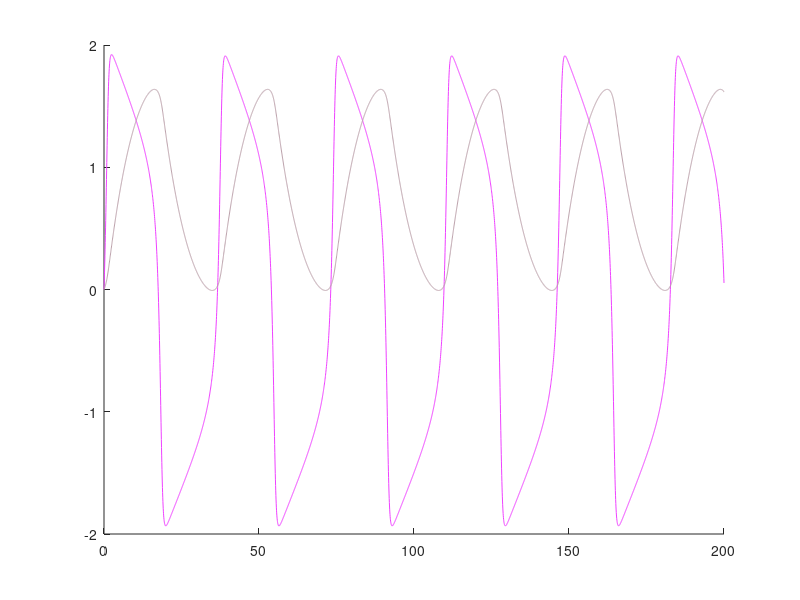

MATLAB code to generate this figure: (Note: this script raises an error after producing the figure.)

% Matlab script automatically generated from a LEMS/SOM description

function fn1()
    %Integrate the fn1 model using matlab odesuite

    X_ = integrate();

    generate_plots(X_)

    dump_output(X_)

end

function X = integrate()

    %parameter list for your convenience
    I = 0.8;
    SEC = 1.0;


    %assemble parameter array    
    pars = [I, SEC, ];
    
    %initial conditions
    x0_ = [0, 0, ];
    
   
    t_start = 0;
    t_end = 200.0;
    dt = 0.05;
    tint = t_start:dt:t_end;
    options = odeset('RelTol', 1e-6);
    [tout, xout] = ode45(@(t, x) dxdt(t, x, pars), tint, x0_, options);



    X = [tout, xout];

end


function xdot = dxdt(t, state, pars)
    xdot = zeros(length(state),1);

    W = state(1);
    V = state(2);


    I = pars(1);
    SEC = pars(2);




    xdot(1) = 0.08 .* (V + 0.7 - 0.8 .* W) ./ SEC;
    xdot(2) = (V - V .^ 3 ./ 3 - W + I) ./ SEC;

end

function generate_plots(X)

    t = X(:, 1);
    W = X(:, 2);
    V = X(:, 3);

    figure(1);
    hold on;
    % uncomment below to bypass autoscaling
    %axis([0.0, 200.0, -2.5, 2.5])
    plot(t, V, 'Color', hex2rgb('#ee40FF'))
    plot(t, W, 'Color', hex2rgb('#BBA0AA'))

end

function dump_output(X)
    disp(['Dumping timeseries to file ', 'results/fn.dat'])
    save('results/fn.dat', 'X', '-ascii');
end

function c = hex2rgb(hexstring)
    f = @(i) hex2dec(hexstring(i:i+1))/255;
    c = arrayfun(f, 2:2:6);
end
